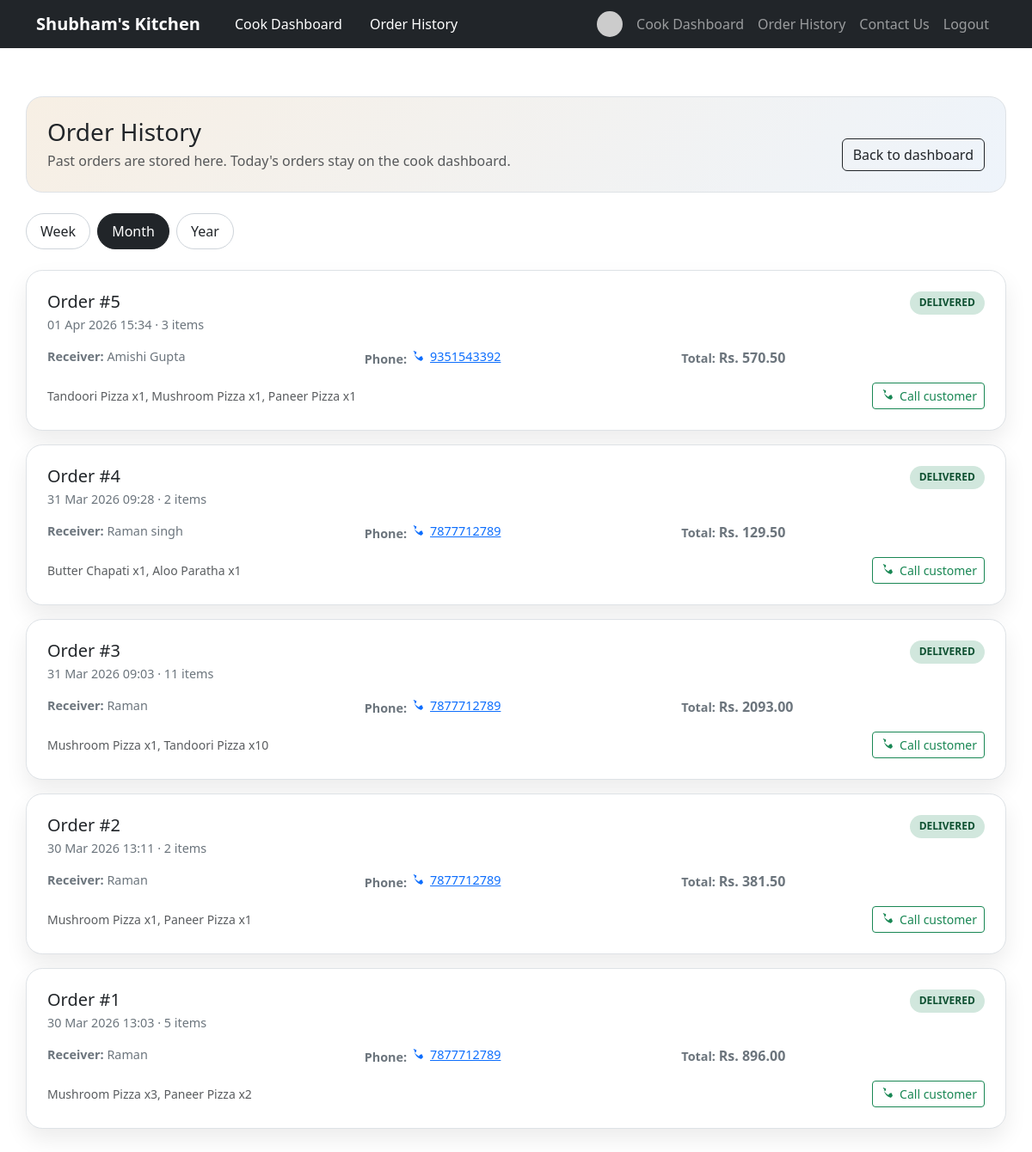
The page /cook/orders/history/?filter=month (signed in) on the database its author committed.
### MenuApp/models.py (models this page shows, shortened)
class Order(models.Model):
    STATUS_CHOICES = [
        ("pending", "Pending"),
        ("accepted", "Accepted"),
        ("preparing", "Preparation started"),
        ("ready", "Ready for pickup"),
        ("completed", "Delivered"),
        ("cancelled", "Cancelled"),
    ]
    PAYMENT_STATUS_CHOICES = [
        ("pending", "Pending"),
        ("paid", "Paid"),
        ("failed", "Failed"),
        ("refunded", "Refunded"),
    ]
    ALLOWED_STATUS_TRANSITIONS = {
        "pending": {"accepted", "cancelled"},
        "accepted": {"preparing", "cancelled"},
        "preparing": {"ready", "cancelled"},
        "ready": {"completed", "cancelled"},
        "completed": set(),
        "cancelled": set(),
    }
    user = models.ForeignKey(User, null=True, blank=True, on_delete=models.SET_NULL, related_name='orders')
    receiver_name = models.CharField(max_length=120)
    receiver_phone = models.CharField(max_length=30)
    receiver_address = models.TextField()
    subtotal = models.DecimalField(max_digits=10, decimal_places=2)
    delivery_fee = models.DecimalField(max_digits=10, decimal_places=2)
    tax_amount = models.DecimalField(max_digits=10, decimal_places=2)
    grand_total = models.DecimalField(max_digits=10, decimal_places=2)
    status = models.CharField(max_length=20, choices=STATUS_CHOICES, default="pending")
    payment_status = models.CharField(max_length=20, choices=PAYMENT_STATUS_CHOICES, default="pending")
    payment_provider = models.CharField(max_length=30, blank=True)
    payment_reference = models.CharField(max_length=100, blank=True)
    notes = models.TextField(blank=True)
    cook_prep_time = models.CharField(max_length=50, blank=True, null=True)
    cook_prep_minutes = models.PositiveIntegerField(blank=True, null=True)
    cook_extra_minutes = models.PositiveIntegerField(default=0)
    cook_prep_started_at = models.DateTimeField(blank=True, null=True)
    created_at = models.DateTimeField(auto_now_add=True)
    updated_at = models.DateTimeField(auto_now=True)
    class Meta:
        ordering = ["-created_at"]
        indexes = [
            models.Index(fields=["status", "created_at"]),
            models.Index(fields=["payment_status", "created_at"]),
        ]
    @property
    def item_count(self):
        return sum(item.quantity for item in self.items.all())

class OrderItem(models.Model):
    order = models.ForeignKey(Order, related_name="items", on_delete=models.CASCADE)
    menu_item = models.ForeignKey(MenuItem, on_delete=models.PROTECT)
    quantity = models.PositiveIntegerField(default=1)
    unit_price = models.DecimalField(max_digits=10, decimal_places=2)
    line_total = models.DecimalField(max_digits=10, decimal_places=2)
    class Meta:
        constraints = [
            models.CheckConstraint(condition=models.Q(quantity__gt=0), name="order_item_quantity_gt_zero"),
            models.CheckConstraint(condition=models.Q(unit_price__gte=0), name="order_item_unit_price_gte_zero"),
            models.CheckConstraint(condition=models.Q(line_total__gte=0), name="order_item_line_total_gte_zero"),
        ]

class MenuItem(models.Model):
    name = models.CharField(max_length=100)
    category = models.CharField(max_length=50)
    price = models.CharField(max_length=50)
    description = models.TextField()
    image = models.URLField(max_length=500, blank=True, null=True)  # Store image path or URL

### MenuApp/views.py (the view)
# urls.py: path('cook/orders/history/', views.cook_order_history_view, name='cook_order_history_view'),
def cook_order_history_view(request):
    if not request.user.is_authenticated or not request.user.is_staff:
        return HttpResponse("Unauthorized", status=403)
    filter_by = request.GET.get("filter", "week")
    if filter_by not in COOK_HISTORY_FILTERS:
        filter_by = "week"
    orders = get_cook_history_orders(filter_by)
    return render(
        request,
        "cook_order_history.html",
        {
            "orders": orders,
            "active_filter": filter_by,
        },
    )

### MenuApp/context_processors.py (called while the page is built)
def cart_count(request):
    cart = request.session.get("cart", {})
    profile = None
    if request.user.is_authenticated:
        profile = getattr(request.user, "profile", None)
    return {
        "nav_cart_count": sum(cart.values()),
        "nav_profile": profile,
    }

### MenuApp/models.py (called while the page is built)
    @property
    def photo_url(self):
        if self.profile_photo:
            return self.profile_photo.url
        from urllib.parse import quote
        name = quote(self.user.username or 'User')
        return f"https://ui-avatars.com/api/?name={name}&background=ffb700&color=000000&size=128"

### MenuApp/views.py (called while the page is built)
def get_cook_history_orders(filter_by):
    today = timezone.localdate()
    now = timezone.now()
    queryset = Order.objects.exclude(created_at__date=today).order_by("-created_at")
    if filter_by == "week":
        return queryset.filter(created_at__gte=now - timedelta(days=7))
    if filter_by == "month":
        return queryset.filter(created_at__gte=now - timedelta(days=30))
    if filter_by == "year":
        return queryset.filter(created_at__gte=now - timedelta(days=365))
    return queryset

### MenuApp/templates/cook_order_history.html (shortened to what this page needs)
{% extends 'base.html' %}
{% block content %}
<div class="container history-shell">
    <div class="history-header d-flex flex-wrap justify-content-between align-items-end gap-3">
        <div>
            <h1 class="h3 mb-1">Order History</h1>
            <p class="mb-0 text-muted">Past orders are stored here. Today's orders stay on the cook dashboard.</p>
        </div>
        <a href="/cook/orders/" class="btn btn-outline-dark">Back to dashboard</a>
    </div>
    <div class="d-flex flex-wrap gap-2 mb-4">
        <a href="/cook/orders/history/?filter=week" class="filter-chip {% if active_filter == 'week' %}active{% endif %}">Week</a>
        <a href="/cook/orders/history/?filter=month" class="filter-chip {% if active_filter == 'month' %}active{% endif %}">Month</a>
        <a href="/cook/orders/history/?filter=year" class="filter-chip {% if active_filter == 'year' %}active{% endif %}">Year</a>
    </div>
    {% for order in orders %}
    <div class="history-card p-4">
        <div class="d-flex justify-content-between align-items-start gap-3 mb-3">
            <div>
                <h2 class="h5 mb-1">Order #{{ order.id }}</h2>
                <div class="history-meta">{{ order.created_at|date:'d M Y H:i' }} &middot; {{ order.item_count }} item{{ order.item_count|pluralize }}</div>
            </div>
            <span class="status-pill {% if order.status == 'pending' %}status-pending{% elif order.status == 'accepted' %}status-accepted{% elif order.status == 'preparing' %}status-preparing{% elif order.status == 'ready' %}status-ready{% elif order.status == 'completed' %}status-completed{% else %}status-cancelled{% endif %}">{{ order.get_status_display }}</span>
        </div>
        <div class="row g-3 mb-3">
            <div class="col-md-4 history-meta"><strong>Receiver:</strong> {{ order.receiver_name }}</div>
            <div class="col-md-4 history-meta"><strong>Phone:</strong> <a href="tel:{{ order.receiver_phone }}" class="call-action"><span>{{ order.receiver_phone }}</span></a></div>
            <div class="col-md-4 history-meta"><strong>Total:</strong> <span class="history-value">Rs. {{ order.grand_total }}</span></div>
        </div>
        <div class="d-flex flex-wrap justify-content-between align-items-center gap-3">
            <div class="small text-muted">
            {% for item in order.items.all %}
                {{ item.menu_item.name }} x{{ item.quantity }}{% if not forloop.last %}, {% endif %}
            {% endfor %}
            </div>
            <a href="tel:{{ order.receiver_phone }}" class="btn btn-outline-success btn-sm call-action">
                <span>Call customer</span>
            </a>
        </div>
    </div>
    {% empty %}
    <div class="alert alert-info">No past orders found for this filter.</div>
    {% endfor %}
</div>
{% endblock %}

### MenuApp/templates/base.html (shortened to what this page needs)
<!DOCTYPE html>
<html>
<head>
  <link href="https://cdn.jsdelivr.net/npm/bootstrap@5.3.0/dist/css/bootstrap.min.css" rel="stylesheet">
</head>
<body>
<nav class="navbar navbar-expand-lg navbar-dark bg-dark">
  <div class="container">
    <a class="navbar-brand fw-bold" href="/">Shubham's Kitchen</a>
    <ul class="navbar-nav flex-row gap-3 ms-3">
      {% if request.path|slice:":5" == '/cook' and user.is_staff %}
      <li class="nav-item">
        <a class="nav-link text-white" href="/cook/orders/">Cook Dashboard</a>
      </li>
      <li class="nav-item">
        <a class="nav-link text-white" href="/cook/orders/history/">Order History</a>
      </li>
      {% endif %}
    </ul>
    <div class="collapse navbar-collapse justify-content-end" id="rightMenu">
      <ul class="navbar-nav">
        {% if user.is_authenticated %}
          <li class="nav-item d-flex align-items-center me-2">
            <img src="{% if nav_profile %}{{ nav_profile.photo_url }}{% else %}https://ui-avatars.com/api/?name={{ user.username }}&background=ffb700&color=000000&size=32{% endif %}"
                 alt="Profile" class="rounded-circle" style="width:30px;height:30px;object-fit:cover;" />
          </li>
          {% if user.is_staff %}
          <li class="nav-item">
            <a class="nav-link" href="/cook/orders/">Cook Dashboard</a>
          </li>
          <li class="nav-item">
            <a class="nav-link" href="/cook/orders/history/">Order History</a>
          </li>
          {% endif %}
          <li class="nav-item">
            <a class="nav-link" href="/contact/">Contact Us</a>
          </li>
          <li class="nav-item">
            <a class="nav-link" href="/logout/">Logout</a>
          </li>
        {% endif %}
      </ul>
    </div>
  </div>
</nav>
{% block content %} {% endblock %}
</body>
</html>

### MenuApp/templates/cook_order_history.html (style rules this page uses)
.history-shell { padding: 2.5rem 0; }
.history-card { background: #ffffff; border-radius: 1.2rem; box-shadow: 0 12px 26px rgba(0,0,0,.08); border: 1px solid #dee2e6; }
.history-card + .history-card { margin-top: 1rem; }
.history-header { padding: 1.5rem; background: linear-gradient(135deg, #f7efe4 0%, #eef4fb 100%); border-radius: 1.2rem; border: 1px solid #dee2e6; margin-bottom: 1.5rem; }
.filter-chip { border-radius: 999px; padding: .5rem 1rem; text-decoration: none; border: 1px solid #ced4da; color: #212529; background: #fff; }
.filter-chip.active { background: #212529; color: #fff; border-color: #212529; }
.status-pill { border-radius: 50rem; font-size: 0.75rem; font-weight: 700; text-transform: uppercase; padding: 0.3rem 0.7rem; }
.status-completed { background-color: #d1e7dd; color: #0f5132; }
.history-meta { font-size: 0.9rem; color: #6c757d; }
.history-value { font-size: 1rem; font-weight: 700; }
.call-action { display: inline-flex; align-items: center; gap: .45rem; }
.call-action svg { width: 1rem; height: 1rem; fill: currentColor; }

### rows shown on the page
Order: id "5", created_at "01 Apr 2026 15:34", item_count "3", status "DELIVERED", receiver_name "Amishi Gupta", receiver_phone "9351543392", grand_total "570.50"
OrderItem: menu_item.name "Tandoori Pizza", quantity "1"
OrderItem: menu_item.name "Mushroom Pizza", quantity "1"
OrderItem: menu_item.name "Paneer Pizza", quantity "1"
Order: id "4", created_at "31 Mar 2026 09:28", item_count "2", status "DELIVERED", receiver_name "Raman singh", receiver_phone "7877712789", grand_total "129.50"
OrderItem: menu_item.name "Butter Chapati", quantity "1"
OrderItem: menu_item.name "Aloo Paratha", quantity "1"
Order: id "3", created_at "31 Mar 2026 09:03", item_count "11", status "DELIVERED", receiver_name "Raman", receiver_phone "7877712789", grand_total "2093.00"
OrderItem: menu_item.name "Mushroom Pizza", quantity "1"
OrderItem: menu_item.name "Tandoori Pizza", quantity "10"
Order: id "2", created_at "30 Mar 2026 13:11", item_count "2", status "DELIVERED", receiver_name "Raman", receiver_phone "7877712789", grand_total "381.50"
OrderItem: menu_item.name "Mushroom Pizza", quantity "1"
OrderItem: menu_item.name "Paneer Pizza", quantity "1"
Order: id "1", created_at "30 Mar 2026 13:03", item_count "5", status "DELIVERED", receiver_name "Raman", receiver_phone "7877712789", grand_total "896.00"
OrderItem: menu_item.name "Mushroom Pizza", quantity "3"
OrderItem: menu_item.name "Paneer Pizza", quantity "2"
